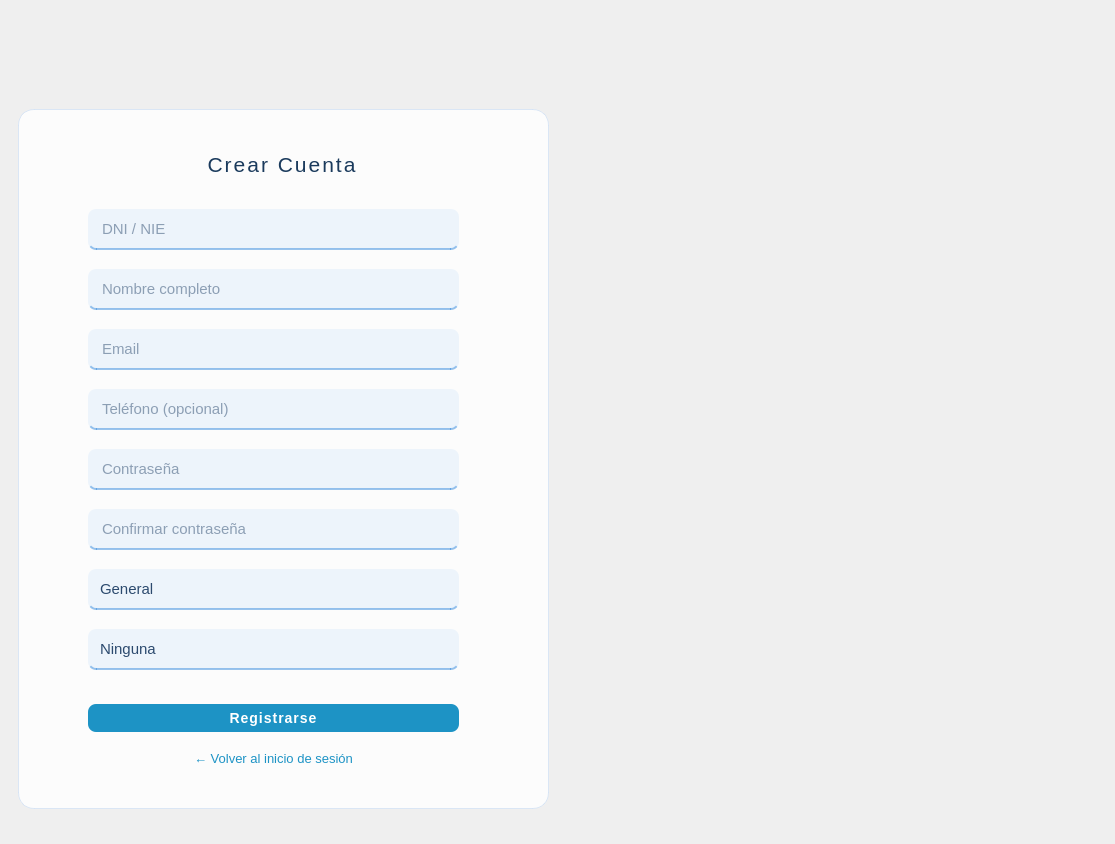
<?xml version="1.0" encoding="UTF-8"?>
<ui version="4.0">
 <class>MainWindow</class>
 <widget class="QMainWindow" name="MainWindow">
  <property name="geometry">
   <rect>
    <x>0</x>
    <y>0</y>
    <width>1115</width>
    <height>844</height>
   </rect>
  </property>
  <property name="windowTitle">
   <string>Registro</string>
  </property>
  <widget class="QWidget" name="centralwidget">
   <property name="styleSheet">
    <string notr="true">#centralwidget{
	border-image: url(:/imagenes/fondo_registro.jpg);
}</string>
   </property>
   <layout class="QHBoxLayout" name="horizontalLayout">
    <item>
     <layout class="QHBoxLayout" name="horizontalLayout_2">
      <item>
       <widget class="QWidget" name="widget" native="true">
        <widget class="QWidget" name="widget_2" native="true">
         <property name="geometry">
          <rect>
           <x>9</x>
           <y>100</y>
           <width>531</width>
           <height>700</height>
          </rect>
         </property>
         <property name="styleSheet">
          <string notr="true">QWidget#widget_2 {
	background-color: rgba(255, 255, 255, 0.82);
	border-radius: 16px;
	border: 1px solid rgba(200, 220, 245, 0.6);
}</string>
         </property>

         <widget class="QLabel" name="lbl_titulo">
          <property name="geometry">
           <rect>
            <x>14</x>
            <y>30</y>
            <width>501</width>
            <height>51</height>
           </rect>
          </property>
          <property name="text">
           <string>&lt;html&gt;&lt;head/&gt;&lt;body&gt;&lt;p&gt;&lt;span style=&quot; font-size:16pt; font-weight:300; color:#1a3a5c; letter-spacing:2px;&quot;&gt;Crear Cuenta&lt;/span&gt;&lt;/p&gt;&lt;/body&gt;&lt;/html&gt;</string>
          </property>
          <property name="textFormat">
           <enum>Qt::RichText</enum>
          </property>
          <property name="alignment">
           <set>Qt::AlignCenter</set>
          </property>
         </widget>

         <widget class="QLineEdit" name="in_dni">
          <property name="geometry">
           <rect>
            <x>70</x>
            <y>100</y>
            <width>371</width>
            <height>41</height>
           </rect>
          </property>
          <property name="styleSheet">
           <string notr="true">QLineEdit {
	font-size: 15px;
	color: #2c4a6e;
	background-color: rgba(230, 241, 251, 0.7);
	border: none;
	border-bottom: 2px solid rgba(55, 138, 221, 0.5);
	border-radius: 8px;
	padding: 6px 12px;
}
QLineEdit:focus {
	background-color: rgba(230, 241, 251, 0.95);
	border-bottom: 2px solid rgb(55, 138, 221);
}</string>
          </property>
          <property name="placeholderText">
           <string>DNI / NIE</string>
          </property>
         </widget>

         <widget class="QLineEdit" name="in_nombre">
          <property name="geometry">
           <rect>
            <x>70</x>
            <y>160</y>
            <width>371</width>
            <height>41</height>
           </rect>
          </property>
          <property name="styleSheet">
           <string notr="true">QLineEdit {
	font-size: 15px;
	color: #2c4a6e;
	background-color: rgba(230, 241, 251, 0.7);
	border: none;
	border-bottom: 2px solid rgba(55, 138, 221, 0.5);
	border-radius: 8px;
	padding: 6px 12px;
}
QLineEdit:focus {
	background-color: rgba(230, 241, 251, 0.95);
	border-bottom: 2px solid rgb(55, 138, 221);
}</string>
          </property>
          <property name="placeholderText">
           <string>Nombre completo</string>
          </property>
         </widget>

         <widget class="QLineEdit" name="in_email">
          <property name="geometry">
           <rect>
            <x>70</x>
            <y>220</y>
            <width>371</width>
            <height>41</height>
           </rect>
          </property>
          <property name="styleSheet">
           <string notr="true">QLineEdit {
	font-size: 15px;
	color: #2c4a6e;
	background-color: rgba(230, 241, 251, 0.7);
	border: none;
	border-bottom: 2px solid rgba(55, 138, 221, 0.5);
	border-radius: 8px;
	padding: 6px 12px;
}
QLineEdit:focus {
	background-color: rgba(230, 241, 251, 0.95);
	border-bottom: 2px solid rgb(55, 138, 221);
}</string>
          </property>
          <property name="placeholderText">
           <string>Email</string>
          </property>
         </widget>

         <widget class="QLineEdit" name="in_telefono">
          <property name="geometry">
           <rect>
            <x>70</x>
            <y>280</y>
            <width>371</width>
            <height>41</height>
           </rect>
          </property>
          <property name="styleSheet">
           <string notr="true">QLineEdit {
	font-size: 15px;
	color: #2c4a6e;
	background-color: rgba(230, 241, 251, 0.7);
	border: none;
	border-bottom: 2px solid rgba(55, 138, 221, 0.5);
	border-radius: 8px;
	padding: 6px 12px;
}
QLineEdit:focus {
	background-color: rgba(230, 241, 251, 0.95);
	border-bottom: 2px solid rgb(55, 138, 221);
}</string>
          </property>
          <property name="placeholderText">
           <string>Teléfono (opcional)</string>
          </property>
         </widget>

         <widget class="QLineEdit" name="in_contrasena">
          <property name="geometry">
           <rect>
            <x>70</x>
            <y>340</y>
            <width>371</width>
            <height>41</height>
           </rect>
          </property>
          <property name="styleSheet">
           <string notr="true">QLineEdit {
	font-size: 15px;
	color: #2c4a6e;
	background-color: rgba(230, 241, 251, 0.7);
	border: none;
	border-bottom: 2px solid rgba(55, 138, 221, 0.5);
	border-radius: 8px;
	padding: 6px 12px;
}
QLineEdit:focus {
	background-color: rgba(230, 241, 251, 0.95);
	border-bottom: 2px solid rgb(55, 138, 221);
}</string>
          </property>
          <property name="echoMode">
           <enum>QLineEdit::Password</enum>
          </property>
          <property name="placeholderText">
           <string>Contraseña</string>
          </property>
         </widget>

         <widget class="QLineEdit" name="in_confirmar">
          <property name="geometry">
           <rect>
            <x>70</x>
            <y>400</y>
            <width>371</width>
            <height>41</height>
           </rect>
          </property>
          <property name="styleSheet">
           <string notr="true">QLineEdit {
	font-size: 15px;
	color: #2c4a6e;
	background-color: rgba(230, 241, 251, 0.7);
	border: none;
	border-bottom: 2px solid rgba(55, 138, 221, 0.5);
	border-radius: 8px;
	padding: 6px 12px;
}
QLineEdit:focus {
	background-color: rgba(230, 241, 251, 0.95);
	border-bottom: 2px solid rgb(55, 138, 221);
}</string>
          </property>
          <property name="echoMode">
           <enum>QLineEdit::Password</enum>
          </property>
          <property name="placeholderText">
           <string>Confirmar contraseña</string>
          </property>
         </widget>

         <!-- Preferencia -->
         <widget class="QComboBox" name="in_preferencia">
          <property name="geometry">
           <rect>
            <x>70</x>
            <y>460</y>
            <width>371</width>
            <height>41</height>
           </rect>
          </property>
          <property name="styleSheet">
           <string notr="true">QComboBox {
	font-size: 15px;
	color: #2c4a6e;
	background-color: rgba(230, 241, 251, 0.7);
	border: none;
	border-bottom: 2px solid rgba(55, 138, 221, 0.5);
	border-radius: 8px;
	padding: 6px 12px;
}
QComboBox:focus {
	background-color: rgba(230, 241, 251, 0.95);
	border-bottom: 2px solid rgb(55, 138, 221);
}
QComboBox::drop-down {
	border: none;
	padding-right: 10px;
}
QComboBox QAbstractItemView {
	background-color: #ffffff;
	color: #2c4a6e;
	selection-background-color: rgba(55, 138, 221, 0.15);
	border: 1px solid rgba(55, 138, 221, 0.3);
	border-radius: 8px;
	padding: 4px;
}</string>
          </property>
          <item>
           <property name="text">
            <string>General</string>
           </property>
          </item>
          <item>
           <property name="text">
            <string>Familiar</string>
           </property>
          </item>
          <item>
           <property name="text">
            <string>Jubilado</string>
           </property>
          </item>
          <item>
           <property name="text">
            <string>Movilidad reducida</string>
           </property>
          </item>
          <item>
           <property name="text">
            <string>Escolar</string>
           </property>
          </item>
         </widget>

<!-- Accesibilidad -->
         <widget class="QComboBox" name="in_accesibilidad">
          <property name="geometry">
           <rect>
            <x>70</x>
            <y>520</y>
            <width>371</width>
            <height>41</height>
           </rect>
          </property>
          <property name="styleSheet">
           <string notr="true">QComboBox {
	font-size: 15px;
	color: #2c4a6e;
	background-color: rgba(230, 241, 251, 0.7);
	border: none;
	border-bottom: 2px solid rgba(55, 138, 221, 0.5);
	border-radius: 8px;
	padding: 6px 12px;
}
QComboBox:focus {
	background-color: rgba(230, 241, 251, 0.95);
	border-bottom: 2px solid rgb(55, 138, 221);
}
QComboBox::drop-down {
	border: none;
	padding-right: 10px;
}
QComboBox QAbstractItemView {
	background-color: #ffffff;
	color: #2c4a6e;
	selection-background-color: rgba(55, 138, 221, 0.15);
	border: 1px solid rgba(55, 138, 221, 0.3);
	border-radius: 8px;
	padding: 4px;
}</string>
          </property>
          <item>
           <property name="text">
            <string>Ninguna</string>
           </property>
          </item>
          <item>
           <property name="text">
            <string>Dificultad lectura</string>
           </property>
          </item>
          <item>
           <property name="text">
            <string>Movilidad Reducida</string>
           </property>
          </item>
         </widget>
         <!-- Botón -->
         <widget class="QPushButton" name="botonRegistrar">
          <property name="geometry">
           <rect>
            <x>70</x>
            <y>595</y>
            <width>371</width>
            <height>28</height>
           </rect>
          </property>
          <property name="styleSheet">
           <string notr="true">QPushButton {
	background-color: rgb(29, 147, 197);
	color: white;
	font-size: 14px;
	font-weight: 500;
	letter-spacing: 1px;
	border: none;
	border-radius: 8px;
	padding: 6px;
}
QPushButton:hover {
	background-color: rgb(24, 95, 165);
}
QPushButton:pressed {
	background-color: rgb(12, 68, 124);
}</string>
          </property>
          <property name="text">
           <string>Registrarse</string>
          </property>
         </widget>
        <!-- Botón Volver al Login -->
        <widget class="QPushButton" name="botonVolver">
        <property name="geometry">
        <rect>
        <x>70</x>
        <y>635</y>
        <width>371</width>
        <height>28</height>
        </rect>
        </property>
        <property name="styleSheet">
        <string notr="true">QPushButton {
            background-color: transparent;
            color: rgb(29, 147, 197);
            font-size: 13px;
            font-weight: 400;
            border: none;
            border-radius: 8px;
            padding: 6px;
        }
        QPushButton:hover {
            color: rgb(24, 95, 165);
            text-decoration: underline;
        }
        QPushButton:pressed {
            color: rgb(12, 68, 124);
        }</string>
        </property>
        <property name="text">
        <string>← Volver al inicio de sesión</string>
        </property>
        <property name="cursor">
        <cursorShape>PointingHandCursor</cursorShape>
        </property>
        </widget>
        </widget>
       </widget>
      </item>
      <item>
       <widget class="QWidget" name="widget_3" native="true"/>
      </item>
     </layout>
    </item>
   </layout>
  </widget>
 </widget>
 <resources>
  <include location="../imagenes/recursos.qrc"/>
 </resources>
 <connections/>
</ui>
